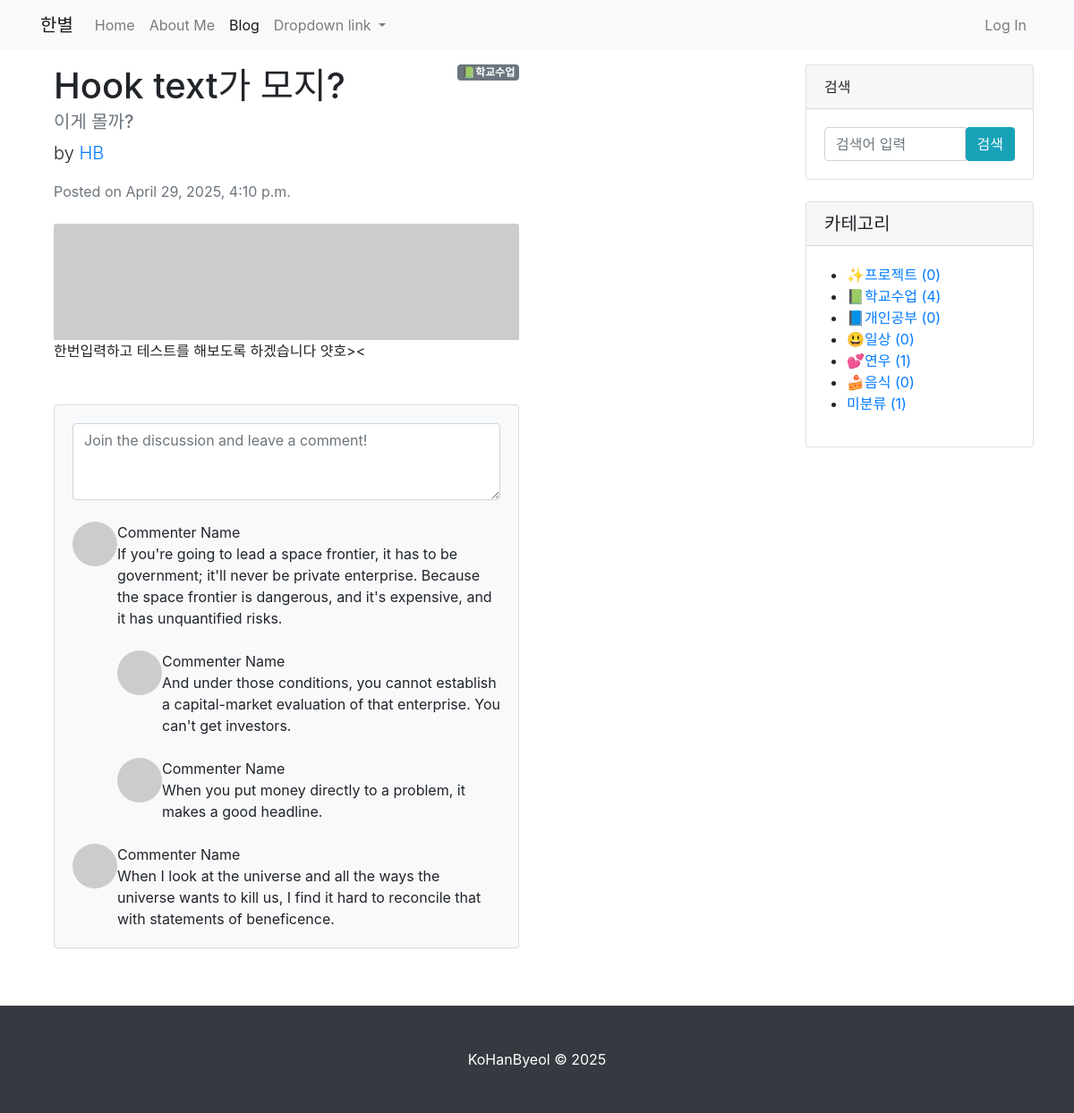
/blog/5/, run on the app's committed database.
### blog/models.py (models this page shows, shortened)
class Post(models.Model):
    title = models.CharField(max_length=30)
    hook_text = models.CharField(max_length=100, blank=True)
    content = models.TextField()
    head_image = models.ImageField(upload_to='blog/images/%Y/%m/%d/', blank=True)
    file_upload = models.FileField(upload_to='blog/files/%Y/%m/%d', blank=True)
    created_at = models.DateTimeField(auto_now_add=True)
    updated_at = models.DateTimeField(auto_now=True)
    author = models.ForeignKey(User, null=True, on_delete=models.SET_NULL)
    category= models.ForeignKey(Category, null=True, blank=True, on_delete=models.SET_NULL)

class Category(models.Model):
    name = models.CharField(max_length=50, unique=True)
    slug = models.SlugField(max_length=200, unique=True, allow_unicode=True)
    def __str__(self):
        return self.name
    def get_absolute_url(self) :
        return f'/blog/category/{self.slug}'
    class Meta:
        verbose_name_plural = 'Categories'

### blog/views.py (the view)
# urls.py: path('<int:pk>/', views.PostDetail.as_view()),
class PostDetail(DetailView) :
    model = Post
    template_name = 'blog/post_detail.html'
    def get_context_data(self, **kwargs):
        context = super(PostDetail, self).get_context_data()
        context['categories'] = Category.objects.all()
        context['no_category_post_count'] = Post.objects.filter(category=None).count()
        return context

### blog/templates/blog/post_detail.html (shortened to what this page needs)
{% extends 'blog/base.html' %}
{% block main_area %}
    <div class="col-lg-8" >
        <div id="post-area">
            {% if post.category %}
                <span class="badge badge-secondary float-right">{{post.category}}</span>
            {% else %}
                <span class="badge badge-secondary float-right">미분류</span>
            {% endif %}
            <article>
                <header class="mb-4">
                    <h1 class="fw-bolder mb-1">{{ post.title }}</h1>
                    <h5 class="text-muted">{{ post.hook_text }}</h5>
                    <p class = "lead">
                        by
                        <a href="#">{{post.author | upper}}</a>
                    </p>
                    <div class="text-muted fst-italic mb-2">Posted on {{ post.created_at }}</div>
                </header>
                {% if post.head_image %}
                <a href="#!"><img class="card-img-top" src="{{ post.head_image.url }}" alt="{{ post }} head image" /></a>
                {% else %}
                <a href="#!"><img class="card-img-top" src="https://picsum.photos/seed/{{ post.id }}/800/200" alt="random_image" /></a>
                {% endif %}
                <section class="mb-5">
                    <p class="fs-5 mb-4">{{ post.content }}</p>
                    </section>
            </article>
        </div>
        <div id="comment-area">
            <section class="mb-5">
                <div class="card bg-light">
                    <div class="card-body">
                        <form class="mb-4"><textarea class="form-control" rows="3" placeholder="Join the discussion and leave a comment!"></textarea></form>
                        <div class="d-flex mb-4">
                            <div class="flex-shrink-0"><img class="rounded-circle" src="https://dummyimage.com/50x50/ced4da/6c757d.jpg" alt="..." /></div>
                            <div class="ms-3">
                                <div class="fw-bold">Commenter Name</div>
                                If you're going to lead a space frontier, it has to be government; it'll never be private enterprise. Because the space frontier is dangerous, and it's expensive, and it has unquantified risks.
                                <div class="d-flex mt-4">
                                    <div class="flex-shrink-0"><img class="rounded-circle" src="https://dummyimage.com/50x50/ced4da/6c757d.jpg" alt="..." /></div>
                                    <div class="ms-3">
                                        <div class="fw-bold">Commenter Name</div>
                                        And under those conditions, you cannot establish a capital-market evaluation of that enterprise. You can't get investors.
                                    </div>
                                </div>
                                <div class="d-flex mt-4">
                                    <div class="flex-shrink-0"><img class="rounded-circle" src="https://dummyimage.com/50x50/ced4da/6c757d.jpg" alt="..." /></div>
                                    <div class="ms-3">
                                        <div class="fw-bold">Commenter Name</div>
                                        When you put money directly to a problem, it makes a good headline.
                                    </div>
                                </div>
                            </div>
                        </div>
                        <div class="d-flex">
                            <div class="flex-shrink-0"><img class="rounded-circle" src="https://dummyimage.com/50x50/ced4da/6c757d.jpg" alt="..." /></div>
                            <div class="ms-3">
                                <div class="fw-bold">Commenter Name</div>
                                When I look at the universe and all the ways the universe wants to kill us, I find it hard to reconcile that with statements of beneficence.
                            </div>
                        </div>
                    </div>
                </div>
            </section>
        </div>
    </div>
{% endblock %}

### blog/templates/blog/base.html (shortened to what this page needs)
<!DOCTYPE html>
{% load static %}
<html lang="ko">
<head>
    <link rel="stylesheet" href="{% static 'blog/bootstrap/bootstrap.min.css' %}" media="screen">
</head>
<body>
    {% include 'blog/navbar.html' %}
    <div class="container my-3">
        <div class="row">
            <div class="col-md-8 col-lg-9" id="main-area">
                {% block main_area %}
                {% endblock %}
            </div>
            <div class="col-md-4 col-lg-3">
                 <div class="card mb-4">
                    <div class="card-header">검색</div>
                    <div class="card-body">
                        <div class="input-group">
                            <input class="form-control" type="text" placeholder="검색어 입력" aria-label="Enter search term..." aria-describedby="button-search" />
                            <button class="btn btn-info" id="button-search" type="button">검색</button>
                        </div>
                    </div>
                </div>
                <div class="card mb-4" id="categories-card">
                    <h5 class="card-header">카테고리</h5>
                    <div class="card-body">
                        <div class="row">
                                <ul>
                                    {% for category in categories %}
                                    <li>
                                        <a href="{{ category.get_absolute_url }}">
                                           {{ category }} ({{ category.post_set.count }})
                                        </a>
                                    </li>
                                    {% endfor %}
                                    <li>
                                        <a href="/blog/category/no_category/">
                                             미분류 ({{no_category_post_count}})
                                        </a>
                                    </li>
                                </ul>
                            </div>
                        </div>
                    </div>
                </div>
            </div>
        </div>
    {% include 'blog/footer.html' %}
</body>
</html>

### data on the page
Post: category "📗학교수업", title "Hook text가 모지?", hook_text "이게 몰까?", author "HB", created_at "April 29, 2025, 4:10 p.m.", content "한번입력하고 테스트를 해보도록 하겠습니다 얏호><"
Category: name "✨프로젝트", post_set.count "0"
Category: name "📗학교수업", post_set.count "4"
Category: name "📘개인공부", post_set.count "0"
Category: name "😃일상", post_set.count "0"
Category: name "💕연우", post_set.count "1"
Category: name "🍰음식", post_set.count "0"

### other printed values
{{ no_category_post_count }} "1"
